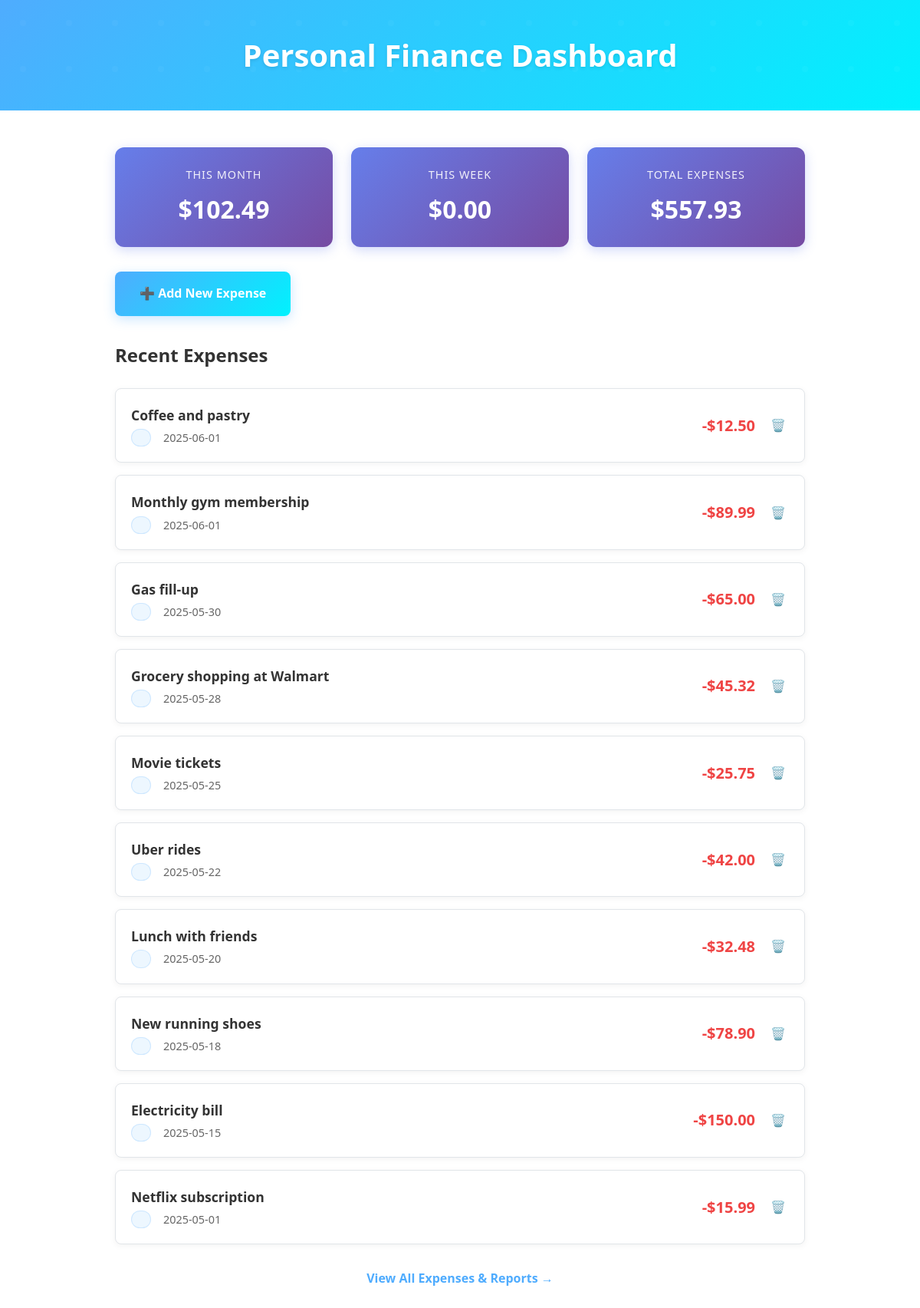
Before: / with the older database file.
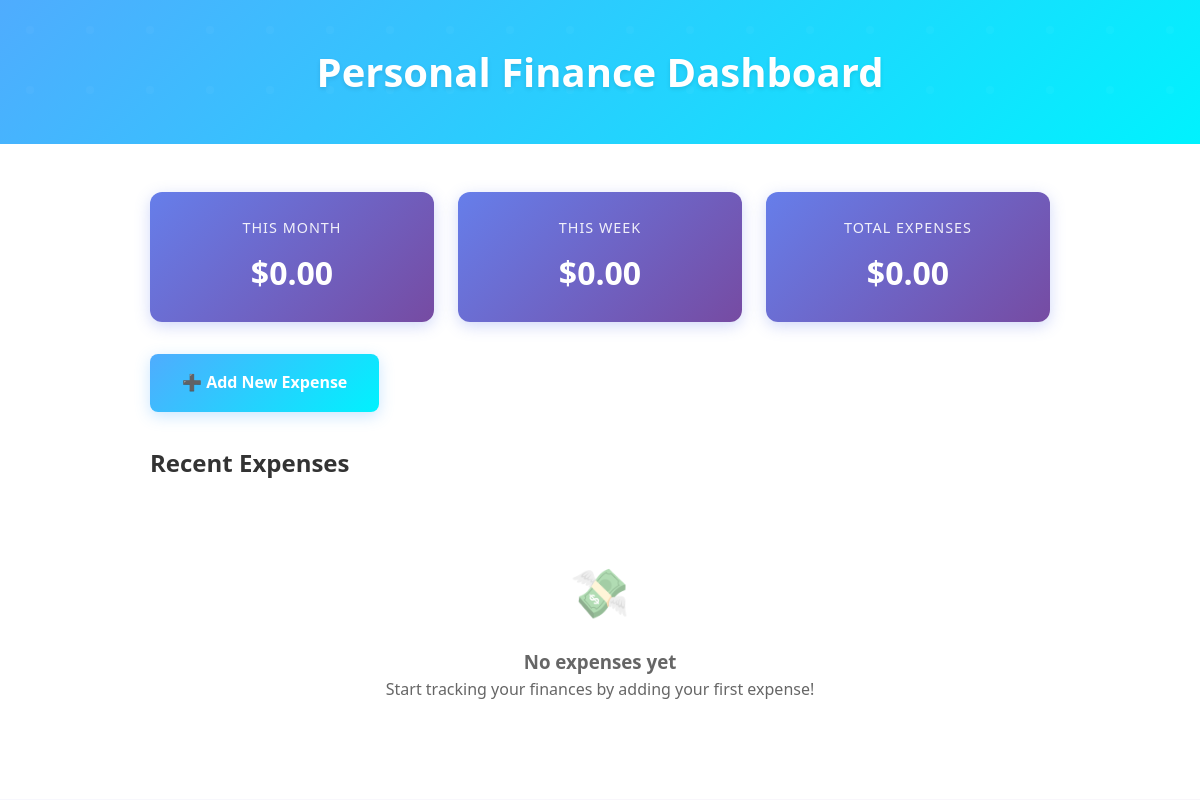
After: the same page with the newer database file.
### tables this page shows
CREATE TABLE expenses (
    id INTEGER PRIMARY KEY AUTOINCREMENT,
    amount DECIMAL(10,2) NOT NULL,
    description TEXT NOT NULL,
    category_id INTEGER,
    expense_date DATE NOT NULL,
    created_at TIMESTAMP DEFAULT CURRENT_TIMESTAMP,
    user_id INTEGER,
    FOREIGN KEY (category_id) REFERENCES categories(id),
    FOREIGN KEY (user_id) REFERENCES users(id)
);

### app/app.py (the view)
@app.route('/')
def index():
    data = db.get_db()
    error = None
    expenses = None
    total = None
    monthly_total = None
    weekly_total = None
    now = datetime.datetime.now()
    current_year = now.year
    current_month = now.month
    current_week = now.strftime("%W")
    if error is None:
        try:
            expenses = data.execute("SELECT * FROM expenses ORDER BY expense_date DESC").fetchall()
            total = data.execute("SELECT SUM(amount) FROM expenses").fetchone()[0] or 0
            total = f"{total:.2f}"
            monthly_total = data.execute("""
                                         SELECT SUM(amount)
                                         FROM expenses
                                         WHERE strftime('%Y', expense_date) = ?
                                           AND strftime('%m', expense_date) = ?
                                             """, (str(current_year), f"{current_month:02d}")).fetchone()[0]
            monthly_total = f"{monthly_total:.2f}"
            weekly_total = data.execute("""
                                        SELECT SUM(amount)
                                        FROM expenses
                                        WHERE strftime('%Y', expense_date) = ?
                                          AND strftime('%W', expense_date) = ?
                                        """, (str(current_year), current_week)).fetchone()[0]
            weekly_total = f"{weekly_total:.2f}"
        except:
            error = "Database error"
    flash(error)
    return render_template('index.html', expenses=expenses, total_expenses=total, monthly_total=monthly_total, weekly_total=weekly_total)

### app/database.py (called while the page is built)
def get_db():
    if 'db' not in g:
        g.db = sqlite3.connect(
            current_app.config['DATABASE'],
            detect_types=sqlite3.PARSE_DECLTYPES
        )
        g.db.row_factory = sqlite3.Row
    return g.db

### app/templates/index.html
{% extends 'base.html' %}
{% block header %}
    <h1>{% block title %}Personal Finance Dashboard{% endblock %}</h1>
{% endblock %}
{% block content %}
<div class="expense-list-container">
    <div class="expense-summary">
        <div class="summary-card">
            <h3>This Month</h3>
            <p class="amount">${{ monthly_total or "0.00" }}</p>
        </div>
        <div class="summary-card">
            <h3>This Week</h3>
            <p class="amount">${{ weekly_total or "0.00" }}</p>
        </div>
        <div class="summary-card">
            <h3>Total Expenses</h3>
            <p class="amount">${{ total_expenses or "0.00" }}</p>
        </div>
    </div>
    <a href="{{ url_for('add_expense') }}" class="add-expense-btn">
        ➕ Add New Expense
    </a>
    <div class="recent-expenses">
        <h2 style="margin-bottom: 1.5rem; color: #333;">Recent Expenses</h2>
        {% if expenses %}
            {% for expense in expenses %}
            <div class="expense-item">
                <div class="expense-details">
                    <h4>{{ expense.description }}</h4>
                    <div class="expense-meta">
                        <span class="category-badge">{{ expense.category }}</span>
                        <span>{{ expense.expense_date.strftime('%Y-%m-%d') if expense.expense_date else 'No date' }}</span>
                    </div>
                </div>
                <div class="expense-amount">
                    -${{ "%.2f"|format(expense.amount) }}
                </div>
                <div class="expense-actions">
                    <form method="POST" action="{{ url_for('delete_expense', expense_id=expense.id) }}" onsubmit="return confirm('Are you sure you want to delete this expense?');">
                        <button type="submit" class="delete-btn" title="Delete expense">🗑️</button>
                    </form>
                </div>
            </div>
            {% endfor %}
            <div style="text-align: center; margin-top: 2rem;">
                <a href="{{ url_for('reports') }}" style="color: #4facfe; text-decoration: none; font-weight: 600;">
                    View All Expenses & Reports →
                </a>
            </div>
        {% else %}
            <div class="no-expenses">
                <div class="no-expenses-icon">💸</div>
                <h3>No expenses yet</h3>
                <p>Start tracking your finances by adding your first expense!</p>
            </div>
        {% endif %}
    </div>
</div>
{% endblock %}

### app/templates/base.html (shortened to what this page needs)
<!doctype html>
<html lang="en">
<head>
    <link rel="stylesheet" href="{{ url_for('static', filename='style.css') }}">
</head>
<body>
    <section class="content">
        <header>
            {% block header %}{% endblock %}
        </header>
        <div class="main-content">
            {% block content %}{% endblock %}
        </div>
    </section>
</body>
</html>

### app/static/style.css (style rules this page uses)
* { margin: 0; padding: 0; box-sizing: border-box; }
body { font-family: 'Segoe UI', Tahoma, Geneva, Verdana, sans-serif; background: linear-gradient(135deg, #667eea 0%, #764ba2 100%); min-height: 100vh; color: #333; line-height: 1.6; }
.content { max-width: 1200px; margin: 0 auto; min-height: 100vh; background: rgba(255, 255, 255, 0.95); backdrop-filter: blur(10px); box-shadow: 0 8px 32px rgba(0, 0, 0, 0.1); }
header { background: linear-gradient(135deg, #4facfe 0%, #00f2fe 100%); color: white; padding: 2.5rem 2rem; text-align: center; position: relative; overflow: hidden; }
header::before { content: ''; position: absolute; top: 0; left: 0; right: 0; bottom: 0; opacity: 0.3; }
header h1 { font-size: 2.5rem; font-weight: 700; margin: 0; position: relative; z-index: 1; text-shadow: 0 2px 4px rgba(0, 0, 0, 0.1); }
.main-content { padding: 3rem 2rem; background: #fff; }
.expense-list-container { max-width: 900px; margin: 0 auto; }
.expense-summary { display: grid; grid-template-columns: repeat(auto-fit, minmax(250px, 1fr)); gap: 1.5rem; margin-bottom: 2rem; }
.summary-card { background: linear-gradient(135deg, #667eea 0%, #764ba2 100%); color: white; padding: 1.5rem; border-radius: 12px; text-align: center; box-shadow: 0 4px 15px rgba(102, 126, 234, 0.3); }
.summary-card h3 { font-size: 0.9rem; font-weight: 500; margin-bottom: 0.5rem; opacity: 0.9; text-transform: uppercase; letter-spacing: 1px; }
.summary-card .amount { font-size: 2rem; font-weight: 700; margin: 0; }
.add-expense-btn { display: inline-flex; align-items: center; gap: 0.5rem; background: linear-gradient(135deg, #4facfe 0%, #00f2fe 100%); color: white; text-decoration: none; padding: 1rem 2rem; border-radius: 8px; font-weight: 600; transition: all 0.3s ease; margin-bottom: 2rem; box-shadow: 0 4px 15px rgba(79, 172, 254, 0.3); }
.no-expenses { text-align: center; padding: 3rem 2rem; color: #666; }
.no-expenses-icon { font-size: 3rem; margin-bottom: 1rem; opacity: 0.5; }

Changed rows visible on the page:
removed expenses: description "Coffee and pastry", expense_date "2025-06-01", amount "12.50"
removed expenses: description "Monthly gym membership", expense_date "2025-06-01", amount "89.99"
removed expenses: description "Gas fill-up", expense_date "2025-05-30", amount "65.00"
removed expenses: description "Grocery shopping at Walmart", expense_date "2025-05-28", amount "45.32"
removed expenses: description "Movie tickets", expense_date "2025-05-25", amount "25.75"
removed expenses: description "Uber rides", expense_date "2025-05-22", amount "42.00"
removed expenses: description "Lunch with friends", expense_date "2025-05-20", amount "32.48"
removed expenses: description "New running shoes", expense_date "2025-05-18", amount "78.90"
removed expenses: description "Electricity bill", expense_date "2025-05-15", amount "150.00"
removed expenses: description "Netflix subscription", expense_date "2025-05-01", amount "15.99"
Other visible differences:
{{ monthly_total or "0.00" }}: "102.49" → "0.00"
{{ total_expenses or "0.00" }}: "557.93" → "0.00"
text no longer shown: "View All Expenses & Reports →"
text now shown: "💸 No expenses yet Start tracking your finances by adding your first expense!"
